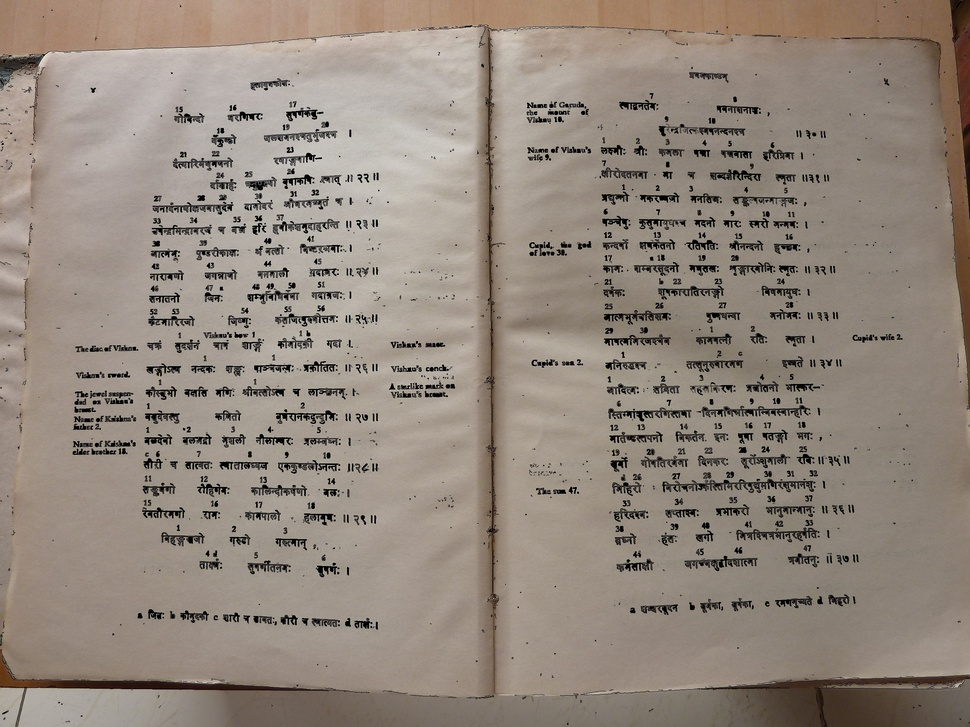
#> input picture python/visual-search/images/test.jpg, 970 x 727 px, shrunk from 2560 x 1920 before the run
$ python -i prep.py   (imports and definitions only)   (Python 2 division)   (older library calls are emulated)
#> lines starting #> are read from the running program, lines starting #| are printed output that depends on the picture
# -*- coding: utf-8 -*-
"""
Created on Sun Apr 12 15:09:51 2015

@author: suryo

Python module for preprocessing images of Indain manuscriptsfor further
processing and pattern matching.

This python module can perform the following functions:

1. Binarization - method binary_img(img) performs this function
2. Skew correction - method skew_correction(img) performs this function
"""

import cv2
import numpy as np

kernel = np.ones((5,5),np.uint8)
clahe = cv2.createCLAHE(clipLimit=2.0, tileGridSize=(8,8))

"""
Method to binarize an image

Input: Grayscale image
Output: Binary image

The nature of the output is such that the text(foreground) has a colour
value of (255,255,255), and the background has a value of (0,0,0).
"""
def binary_img(img):

    img_erode = cv2.dilate(img,kernel,iterations = 2)
    blur=cv2.medianBlur(img,5)

    mask1 = np.ones(img.shape[:2],np.uint8)
    """Applying histogram equalization"""
    cl1 = clahe.apply(blur)

    circles_mask = cv2.dilate(cl1,kernel,iterations = 1)
    circles_mask = (255-circles_mask)

    thresh = 1
    circles_mask = cv2.threshold(circles_mask, thresh, 255, cv2.THRESH_BINARY)[1]

    edges = cv2.Canny(cl1,100,200)

    edges = cv2.bitwise_and(edges,edges,mask=circles_mask)

    dilation = cv2.dilate(edges,kernel,iterations = 1)

    display = cv2.bitwise_and(img,img,mask=dilation)

    cl2 = clahe.apply(display)
    cl2 = clahe.apply(cl2)

    ret,th = cv2.threshold(cl2,0,255,cv2.THRESH_BINARY+cv2.THRESH_OTSU)
    th = 255 - th

    thg = cv2.adaptiveThreshold(display,255,cv2.ADAPTIVE_THRESH_GAUSSIAN_C,\
            cv2.THRESH_BINARY,11,2)

    final = cv2.bitwise_and(dilation,dilation,mask=th)

    finalg = cv2.bitwise_and(dilation,dilation,mask=thg)

    finalg = 255 - finalg

    abso = cv2.bitwise_and(dilation,dilation,mask=finalg)

    return abso

"""
Method to correct the skew of an image

Input: Binary image
Output: Skew corrected binary image

The nature of the output is such that the binary image is rotated appropriately
to remove any angular skew.
"""

def skew_correction(img):
    areas = []  #stores all the areas of corresponding contours
    dev_areas = []  #stores all the areas of the contours within 1st std deviation in terms of area
    largest_white_pixels = [] #stores all the white pixels of the largest contour within 1st std deviation
    k = 0

    binary = binary_img(img)
    contours, hierarchy = cv2.findContours(binary,cv2.RETR_TREE,cv2.CHAIN_APPROX_SIMPLE)
    cnt = contours[0]
    upper_bound=len(contours)

    for c in contours:
        areas.append(cv2.contourArea(c))

    std_dev = np.std(areas)
    for i in areas:
        dev_areas.append(i-std_dev)

    dev_contours = np.zeros(img.shape[:2],np.uint8)

    for i in dev_areas:
        if((i>(-std_dev)) and (i<=(std_dev))):
            cv2.drawContours(dev_contours, contours, k, (255,255,255), -1)
        k+=1

    sobely = cv2.Sobel(dev_contours,cv2.CV_64F,0,1,ksize=5)
    abs_sobel64f = np.absolute(sobely)
    sobel_8u = np.uint8(abs_sobel64f)

    largest_contour = np.zeros(img.shape[:2],np.uint8)

    """After the next step, we'll have the largest word in the image.
    Since all the words in different lines have to be parallel to each other,
    we'll take the largest word as the reference and find out it's alighment.
    We'll rotate the entire image accordingly"""

    contours, hierarchy = cv2.findContours(sobel_8u,cv2.RETR_TREE,cv2.CHAIN_APPROX_SIMPLE)
    areas = [cv2.contourArea(c) for c in contours]
    max_index = np.argmax(areas)
    cv2.drawContours(largest_contour, contours, max_index, (255,255,255), -1)

    height, width = largest_contour.shape[:2]

    all_white_pixels = []

    for i in range(0,height):
        for j in range(0,width):
            if(largest_contour.item(i,j)==255):
                largest_white_pixels.append([i,j])


    matrix = np.array(largest_white_pixels)

    """Finding covariance matrix"""
    C = np.cov(matrix.T)

    eigenvalues, eigenvectors = np.linalg.eig(C)

    """Finding max eigenvalue"""
    max_ev = max(eigenvalues)
    """Finding index of max eigenvalue"""
    max_index =  eigenvalues.argmax(axis=0)

    """The largest eigen value gives the approximate length of the bounding
    ellipse around the largest word. If we follow the index of the largest
    eigen value and find the eigen vectors in the column of that index,
    we'll get the x and y coordinates of it's centre."""
    y = eigenvectors[1,max_index]
    x = eigenvectors[0,max_index]

    angle = (np.arctan2(y,x))*(180/np.pi)
    print angle

    M = cv2.getRotationMatrix2D((width/2,height/2),-(90+angle),1)
    dst = cv2.warpAffine(img,M,(width,height))

    dst = binary_img(dst)

    return dst

def preprocess(img):
    return skew_correction(img)


# [2 lines not run here, left out]

>>> import cv2
>>> picture = cv2.imread('visual-search/images/test.jpg')
#> picture is the input picture: shape (727, 970, 3); mean B, G, R 125.4, 136.1, 147.6
>>> result = skew_correction(picture)
#> in binary_img, `img_erode = cv2.dilate(img,kernel,iterations = 2)`:
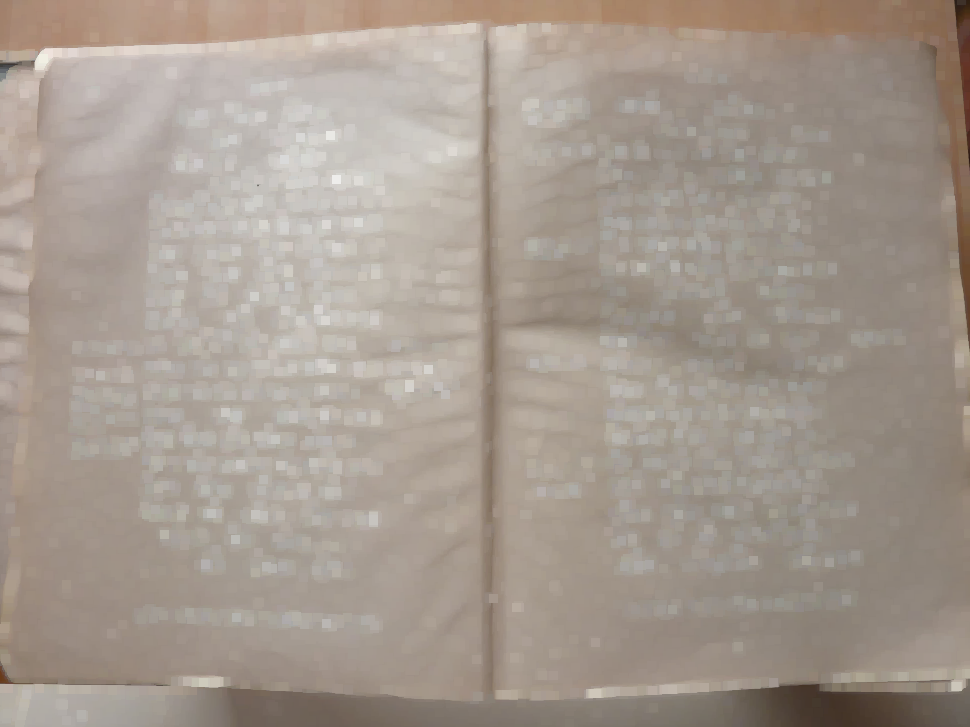
#> img_erode: shape (727, 970, 3); mean B, G, R 143.7, 153.8, 164.8
#> in binary_img, `blur=cv2.medianBlur(img,5)`:
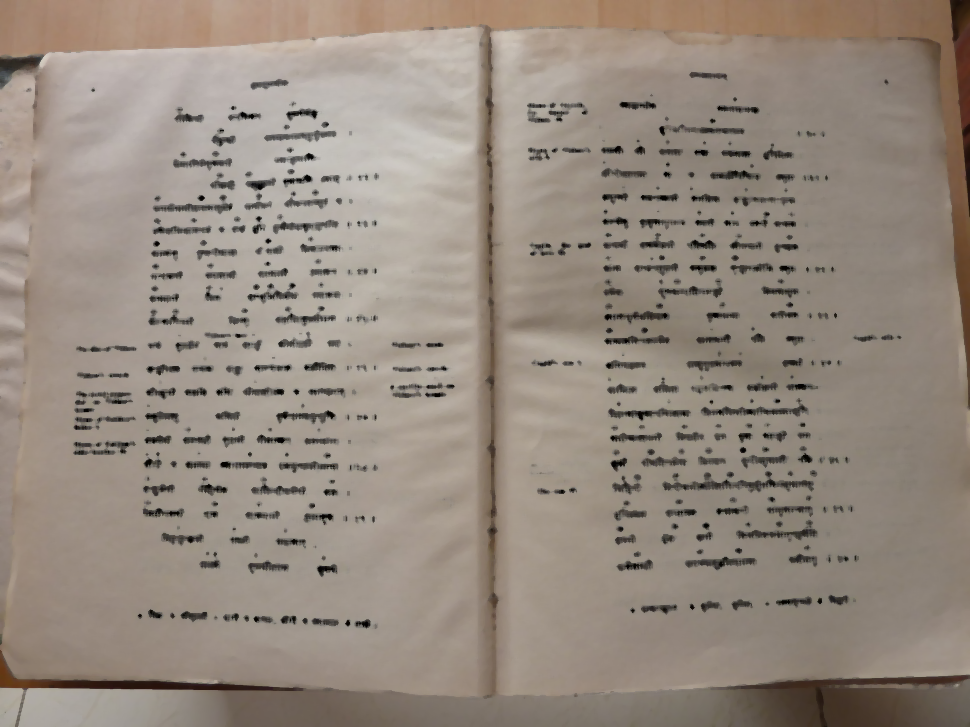
#> blur: shape (727, 970, 3); mean B, G, R 127.2, 138, 149.6
#> (the run stopped early here; a loop or call above may not have finished)
